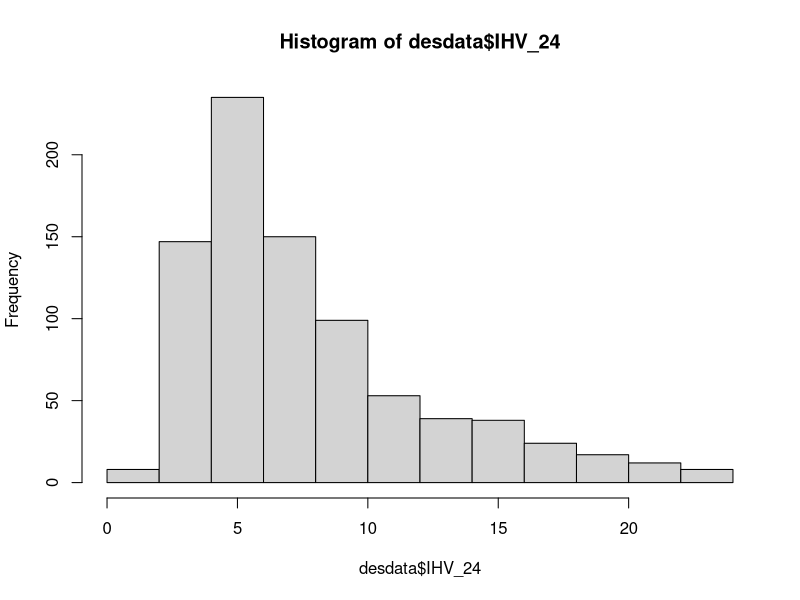
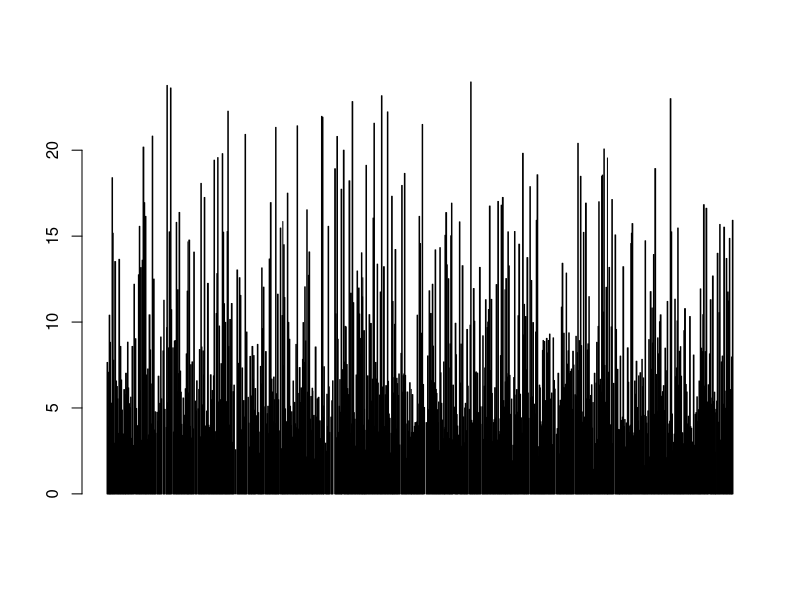
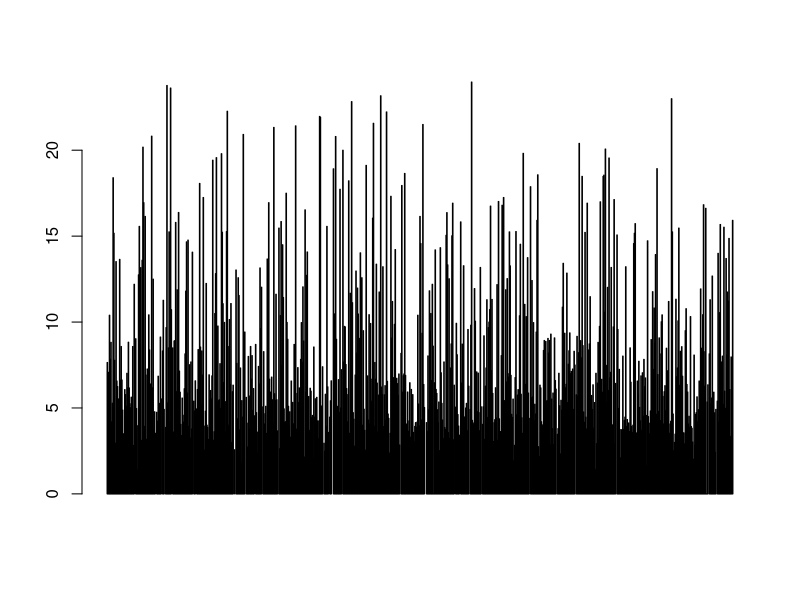
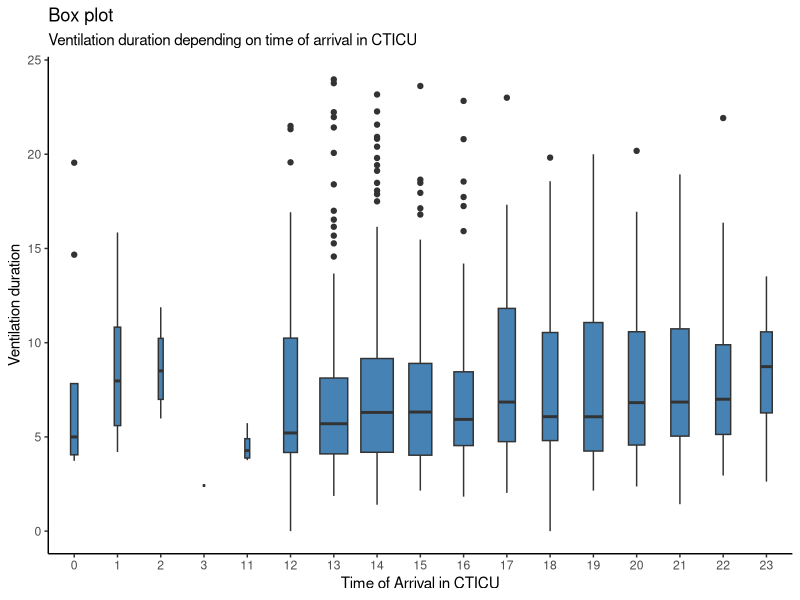
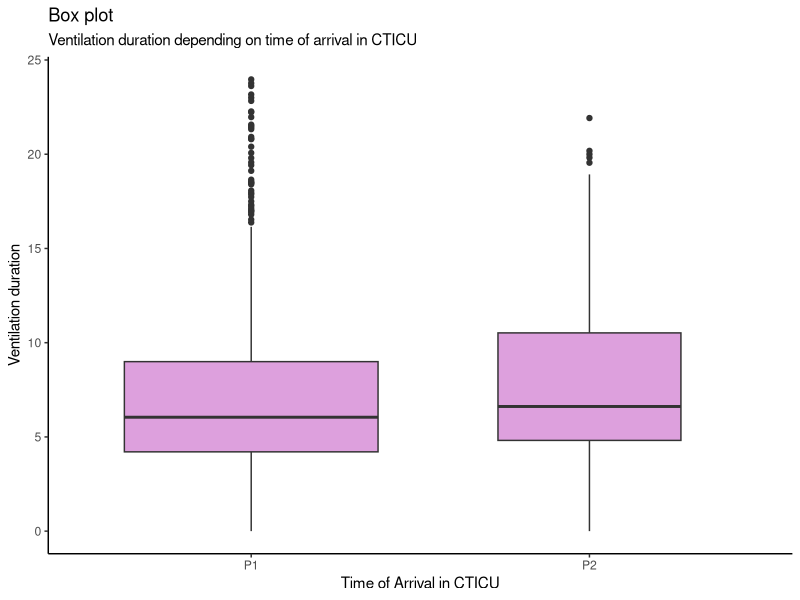
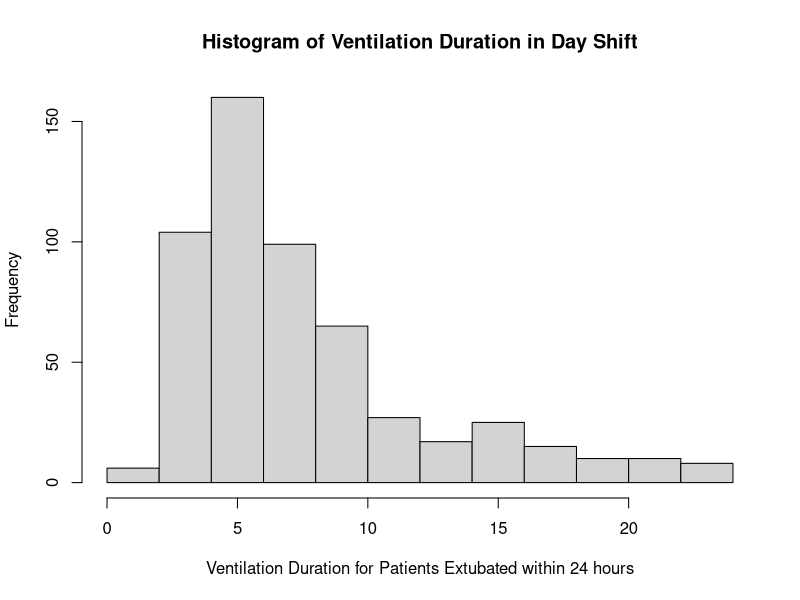
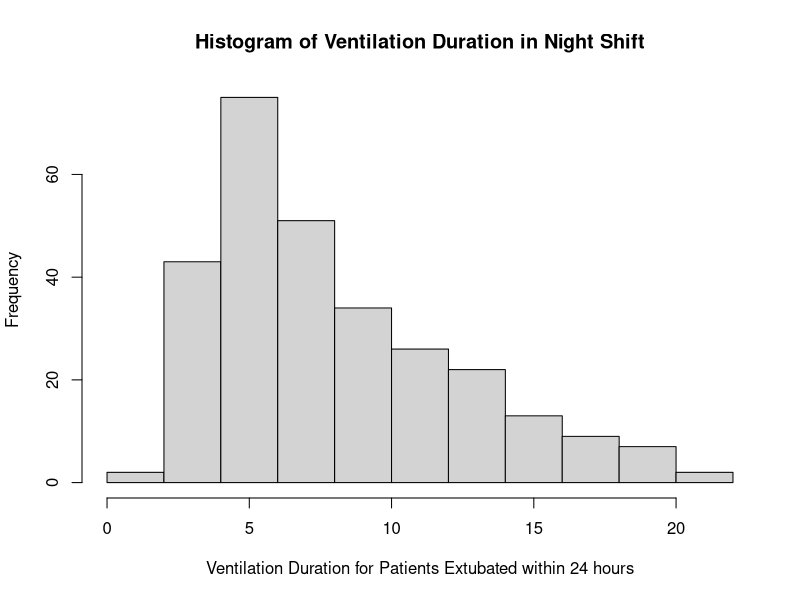
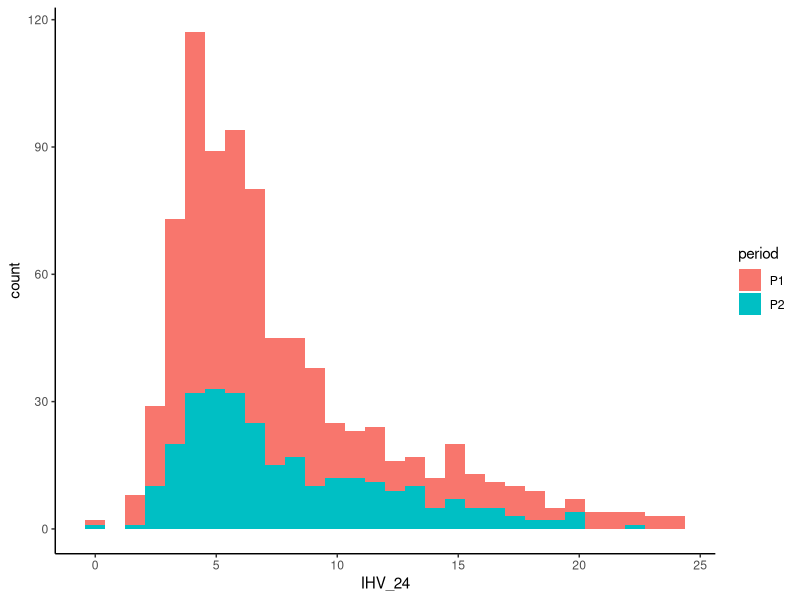

These figures' R source, in order:
## ---- chunk 1
library(tidyverse)
library(readxl)
## ---- chunk 2
olddata <- read_excel("data/Master worksheet CTICU extubation times .xls", 
    sheet = "Master data", col_types = c("numeric", 
        "numeric", "text", "date", "date", 
        "date", "date", "text", "text", "numeric", 
        "numeric", "numeric", "numeric", 
        "text", "text", "text", "text", "text", 
        "text", "text", "text", "numeric", 
        "numeric", "numeric", "text", "text", 
        "text", "text", "text", "text", "text", 
        "text", "text", "text", "text", "text", 
        "numeric", "text", "numeric", "text", 
        "numeric", "numeric", "text", "text", 
        "text", "text", "date", "date", 
        "date", "date", "date", 
        "text", "numeric", "text", "numeric", 
        "numeric", "text", "numeric", "text", 
        "text", "numeric", "numeric", "text", 
        "text", "text", "text", "text", "numeric", 
        "numeric", "numeric", "numeric", 
        "numeric", "numeric", "numeric"))
## ---- chunk 3

rawdata <-  read_excel("data/new master data file 3 14 2019.xlsx", 
    col_types = c("text", "text", "date", 
        "date", "date", "numeric", "text", 
        "text", "numeric", "numeric", "numeric", 
        "numeric", "text", "text", "text", 
        "text", "text", "text", "text", "text", 
        "numeric", "numeric", "numeric", 
        "text", "text", "text", "text", "text", 
        "text", "text", "text", "text", "text", 
        "text", "text", "numeric", "text", 
        "numeric", "text", "numeric", "numeric", 
        "text", "text", "text", "text", "text", 
        "numeric", "text", "numeric", "date", 
        "date", "date", "date", 
        "date", "text", "numeric", "text", 
        "numeric", "numeric", "text", "numeric", 
        "text", "text", "numeric", "numeric", 
        "text", "text", "text", "text", "text", 
        "numeric", "numeric", "numeric", 
        "numeric", "numeric", "numeric", 
        "numeric", "text", "numeric", "numeric", 
        "numeric", "numeric", "numeric", 
        "numeric", "numeric", "text", "numeric"))


## ---- chunk 4
desdata <- rawdata %>% 
  separate("Surgery duration", into = c("Sdate", "Stime"), sep= " ") %>%
  separate("OR Exit Date And Time", into = c("OREdate", "OREtime"), sep= " ") %>%
  separate("OREtime", into = c("OREhour", "OREmin","OREsec"), sep= ":") %>%
  separate("Stime", into = c("Shour","Smin","Ssec"), sep= ":") %>% 
  mutate (Shour=as.numeric(Shour), Smin=as.numeric(Smin), Stime = Shour+ (Smin/60),
          OREhour = as.numeric(OREhour) ,
          period = ifelse (OREhour <18 & OREhour >=7,  "P1", "P2"),
          Ethnicity = NA,
          Reintub = coalesce(`Re-intubated During Hospital Stay`, `Postop Intubation/Reintubation During Hospital Stay`),
          Mor_disc = coalesce(`Mort-DC Status`,`Discharge / Mortality Status`)
          
          ) %>%

  rename(age = "Patient Age", 
         sex = "Sex", 
         BMI = "BMI", 
         PMM = "Predicted Morbidity or Mortality", 
         PRM = "Predicted Risk of Mortality", 
         PPV = "Predicted Prolonged Ventilation", 
         Reop = "Incidence",
         Urgent = "Status",
         Sug_Dur = "Stime",
         Pri_MI = "Prior MI",
         HF_w2w = "Heart Failure within 2 weeks",
         NYHA = "Classification-NYHA",
         smoker = "RF-Tobacco Use",
         lung = "RF-Chronic Lung Disease",
         PFT = "RF-Pulmonary Function Test",
         FEV = "RF-Forced Expiratory Volume Predicted",
         DLCOT = "DLCO Test Performed",
         DLCO = "DLCO Predicted",
         RFD = "RF-Renal Fail-Dialysis",
         PAD = "RF-Peripheral Arterial Disease",
         #Main outcome
         IHV = "Initial Hours Ventilated",
         #Secondary outcome
         Post_pneu = "Post-Op-Pulm-Pneumonia", 
         Post_throm = "Post-Op-Venous Thromboembolism-VTE",
         Post_stroke = "Post-Op-Neuro-Stroke Perm"  ,
         Re_ICU = "Readmission to ICU" ,
         Hos_LOS = "LOS-Admit-Discharge" , 
         ICU_LOS = "Total Hrs ICU",
         #Post-operative blood product transfusion 
         POBPT = "Blood Prod" ,                                        
         #Total blood transfusion units
         TBU = "Total units (all blood products)",      
         XCT = "Cross Clamp Time (min)",                             
         CPBT = "Cardiopulmonary Bypass Time"                        
         ) %>% 
  select(age,
       sex,
       Ethnicity,
       BMI, 
       PMM , 
       PRM , 
       PPV,
       Reop ,
       Urgent ,
       Sug_Dur ,
       Pri_MI ,
       HF_w2w ,
       NYHA ,
       smoker,
       lung,
       PFT,
       FEV,
       DLCOT ,
       DLCO,
       RFD ,
       PAD,
       OREhour,
       IHV,
       period,
       # secondary outcome
       Reintub, 
       Post_pneu, 
       Post_throm ,
       Post_stroke ,
       Re_ICU , 
       Hos_LOS, 
       ICU_LOS, 
       Mor_disc,
       # new variables added by new dataset 
       POBPT,
       TBU,
       XCT,
       CPBT
       ) %>% 
  mutate(IHV_24 = IHV)

        


# combine ethnicity

desdata$Ethnicity[rawdata$`Race - White` == "Yes"] = "White"
desdata$Ethnicity[rawdata$`Race - Black / African American` == "Yes"] = "Black"
desdata$Ethnicity[rawdata$`Race - Asian` == "Yes"] = "Asian"
desdata$Ethnicity[rawdata$`Race - American Indian / Alaskan Native` == "Yes"] = "American Indian"
desdata$Ethnicity[rawdata$`Race - Native Hawaiian / Pacific Islander` == "Yes"] = "Hawaiian"
desdata$Ethnicity[rawdata$`Race - Other` == "Yes"] = "Other"
desdata$Ethnicity[rawdata$`Race Documented` == "No"] = "No document"
## ---- chunk 5
desdata <- desdata %>% mutate( IHV_24 = IHV)
desdata$IHV_24[desdata$IHV>24] = NA 

glmdata <- desdata
## ---- chunk 6
names(rawdata)
names(olddata)
names(desdata)
## ---- chunk 7
#desdata$sex[desdata$sex == "Not documented"] <- NA
length(desdata$sex)
sum(is.na(desdata$sex))
sum(is.na(desdata$sex)) / length(desdata$sex)
table(desdata$sex)

#table(desdata$sex) / length(desdata$sex)
paste(round(100*(table(desdata$sex) / 861), 2), "%", sep="")

length(desdata$sex[desdata$period == "P1"])
length(desdata$sex[desdata$period == "P2"])

sum(is.na(desdata$sex[desdata$period == "P1"]))
sum(is.na(desdata$sex[desdata$period == "P2"]))

table(desdata$sex[desdata$period == "P1"]) 
table(desdata$sex[desdata$period == "P2"]) 

#table(desdata$sex[desdata$period == "P1"]) / length(desdata$sex[desdata$period == "P1"])
paste(round(100*(table(desdata$sex[desdata$period == "P1"]) / length(desdata$sex[desdata$period == "P1"])), 2), "%", sep="")

#table(desdata$sex[desdata$period == "P2"]) / length(desdata$sex[desdata$period == "P2"])
paste(round(100*(table(desdata$sex[desdata$period == "P2"]) / length(desdata$sex[desdata$period == "P2"])), 2), "%", sep="")
chisq.test(desdata$sex,desdata$period, correct = FALSE)

## ---- chunk 8
glmdata$Ethnicity[glmdata$Ethnicity == "No document"] <- NA
glmdata$Ethnicity <- as.factor(glmdata$Ethnicity) %>%
  relevel(glmdata$Ethnicity, ref="White")

length(glmdata$Ethnicity)
sum(is.na(glmdata$Ethnicity))
sum(is.na(glmdata$Ethnicity)) / length(glmdata$Ethnicity)
table(glmdata$Ethnicity)

#table(glmdata$Ethnicity) / length(glmdata$Ethnicity)
paste(round(100*(table(glmdata$Ethnicity) / 861), 2), "%", sep="")

length(glmdata$Ethnicity[glmdata$period == "P1"])
length(glmdata$Ethnicity[glmdata$period == "P2"])

sum(is.na(glmdata$Ethnicity[glmdata$period == "P1"]))
sum(is.na(glmdata$Ethnicity[glmdata$period == "P2"]))

table(glmdata$Ethnicity[glmdata$period == "P1"]) 
table(glmdata$Ethnicity[glmdata$period == "P2"]) 

#table(glmdata$Ethnicity[glmdata$period == "P1"]) / length(glmdata$Ethnicity[glmdata$period == "P1"])
paste(round(100*(table(glmdata$Ethnicity[glmdata$period == "P1"]) / length(glmdata$Ethnicity[glmdata$period == "P1"])), 2), "%", sep="")

#table(glmdata$Ethnicity[glmdata$period == "P2"]) / length(glmdata$Ethnicity[glmdata$period == "P2"])
paste(round(100*(table(glmdata$Ethnicity[glmdata$period == "P2"]) / length(glmdata$Ethnicity[glmdata$period == "P2"])), 2), "%", sep="")


chisq.test(glmdata$Ethnicity,glmdata$period, correct = FALSE)
## ---- chunk 9
glmdata <- glmdata %>% 
  mutate(Reop = ifelse(Reop == "First cardiovascular surgery", "Yes", "No"))

length(glmdata$Reop)
sum(is.na(glmdata$Reop))
sum(is.na(glmdata$Reop)) / length(glmdata$Reop)
table(glmdata$Reop)

#table(glmdata$Reop) / length(glmdata$Reop)
paste(round(100*(table(glmdata$Reop) / (length(na.omit(glmdata$Reop)))), 2), "%", sep="")

length(na.omit(glmdata$Reop[glmdata$period == "P1"]))
length(na.omit(glmdata$Reop[glmdata$period == "P2"]))

sum(is.na(glmdata$Reop[glmdata$period == "P1"]))
sum(is.na(glmdata$Reop[glmdata$period == "P2"]))

table(glmdata$Reop[glmdata$period == "P1"]) 
table(glmdata$Reop[glmdata$period == "P2"]) 

#table(glmdata$Reop[glmdata$period == "P1"]) / length(glmdata$Reop[glmdata$period == "P1"])
paste(round(100*(table(glmdata$Reop[glmdata$period == "P1"]) / length(na.omit(glmdata$Reop[glmdata$period == "P1"]))), 2), "%", sep="")

#table(glmdata$Reop[glmdata$period == "P2"]) / length(glmdata$Reop[glmdata$period == "P2"])
paste(round(100*(table(glmdata$Reop[glmdata$period == "P2"]) / length(na.omit(glmdata$Reop[glmdata$period == "P2"]))), 2), "%", sep="")



fisher.test(glmdata$Reop,glmdata$period)
## ---- chunk 10
#desdata$Urgent[desdata$Urgent == "Not documented"] <- NA
length(desdata$Urgent)
sum(is.na(desdata$Urgent))
sum(is.na(desdata$Urgent)) / length(desdata$Urgent)
table(desdata$Urgent)

#table(desdata$Urgent) / length(desdata$Urgent)
paste(round(100*(table(desdata$Urgent) / 861), 2), "%", sep="")

length(desdata$Urgent[desdata$period == "P1"])
length(desdata$Urgent[desdata$period == "P2"])

sum(is.na(desdata$Urgent[desdata$period == "P1"]))
sum(is.na(desdata$Urgent[desdata$period == "P2"]))

table(desdata$Urgent[desdata$period == "P1"]) 
table(desdata$Urgent[desdata$period == "P2"]) 

#table(desdata$Urgent[desdata$period == "P1"]) / length(desdata$Urgent[desdata$period == "P1"])
paste(round(100*(table(desdata$Urgent[desdata$period == "P1"]) / length(desdata$Urgent[desdata$period == "P1"])), 2), "%", sep="")

#table(desdata$Urgent[desdata$period == "P2"]) / length(desdata$Urgent[desdata$period == "P2"])
paste(round(100*(table(desdata$Urgent[desdata$period == "P2"]) / length(desdata$Urgent[desdata$period == "P2"])), 2), "%", sep="")


chisq.test(desdata$Urgent,desdata$period, correct = FALSE)
## ---- chunk 11
glmdata$Pri_MI[glmdata$Pri_MI == "Unknown"] <- NA
length(glmdata$Pri_MI)
sum(is.na(glmdata$Pri_MI))
sum(is.na(glmdata$Pri_MI)) / length(glmdata$Pri_MI)
table(glmdata$Pri_MI)

#table(glmdata$Pri_MI) / length(glmdata$Pri_MI)
paste(round(100*(table(glmdata$Pri_MI) / (length(na.omit(glmdata$Pri_MI)))), 2), "%", sep="")

length(na.omit(glmdata$Pri_MI[glmdata$period == "P1"]))
length(na.omit(glmdata$Pri_MI[glmdata$period == "P2"]))

sum(is.na(glmdata$Pri_MI[glmdata$period == "P1"]))
sum(is.na(glmdata$Pri_MI[glmdata$period == "P2"]))

table(glmdata$Pri_MI[glmdata$period == "P1"]) 
table(glmdata$Pri_MI[glmdata$period == "P2"]) 

#table(glmdata$Pri_MI[glmdata$period == "P1"]) / length(glmdata$Pri_MI[glmdata$period == "P1"])
paste(round(100*(table(glmdata$Pri_MI[glmdata$period == "P1"]) / length(na.omit(glmdata$Pri_MI[glmdata$period == "P1"]))), 2), "%", sep="")

#table(glmdata$Pri_MI[glmdata$period == "P2"]) / length(glmdata$Pri_MI[glmdata$period == "P2"])
paste(round(100*(table(glmdata$Pri_MI[glmdata$period == "P2"]) / length(na.omit(glmdata$Pri_MI[glmdata$period == "P2"]))), 2), "%", sep="")

chisq.test(glmdata$Pri_MI,glmdata$period, correct = FALSE)
## ---- chunk 12
glmdata$HF_w2w[desdata$HF_w2w == "Unknown"] <- NA
length(desdata$HF_w2w)
sum(is.na(desdata$HF_w2w))
sum(is.na(desdata$HF_w2w)) / length(desdata$HF_w2w)
table(desdata$HF_w2w)

#table(desdata$HF_w2w) / length(desdata$HF_w2w)
paste(round(100*(table(desdata$HF_w2w) / 861), 2), "%", sep="")

length(desdata$HF_w2w[desdata$period == "P1"])
length(desdata$HF_w2w[desdata$period == "P2"])

sum(is.na(desdata$HF_w2w[desdata$period == "P1"]))
sum(is.na(desdata$HF_w2w[desdata$period == "P2"]))

table(desdata$HF_w2w[desdata$period == "P1"]) 
table(desdata$HF_w2w[desdata$period == "P2"]) 

#table(desdata$HF_w2w[desdata$period == "P1"]) / length(desdata$HF_w2w[desdata$period == "P1"])
paste(round(100*(table(desdata$HF_w2w[desdata$period == "P1"]) / length(desdata$HF_w2w[desdata$period == "P1"])), 2), "%", sep="")

#table(desdata$HF_w2w[desdata$period == "P2"]) / length(desdata$HF_w2w[desdata$period == "P2"])
paste(round(100*(table(desdata$HF_w2w[desdata$period == "P2"]) / length(desdata$HF_w2w[desdata$period == "P2"])), 2), "%", sep="")
chisq.test(desdata$HF_w2w,desdata$period, correct = FALSE)
## ---- chunk 13
#desdata$NYHA[desdata$NYHA == "Not documented"] <- NA
length(desdata$NYHA)
sum(is.na(desdata$NYHA))
sum(is.na(desdata$NYHA)) / length(desdata$NYHA)
table(desdata$NYHA)

#table(desdata$NYHA) / length(desdata$NYHA)
paste(round(100*(table(desdata$NYHA) / 861), 2), "%", sep="")

length(desdata$NYHA[desdata$period == "P1"])
length(desdata$NYHA[desdata$period == "P2"])

sum(is.na(desdata$NYHA[desdata$period == "P1"]))
sum(is.na(desdata$NYHA[desdata$period == "P2"]))

table(desdata$NYHA[desdata$period == "P1"]) 
table(desdata$NYHA[desdata$period == "P2"]) 

#table(desdata$NYHA[desdata$period == "P1"]) / length(desdata$NYHA[desdata$period == "P1"])
paste(round(100*(table(desdata$NYHA[desdata$period == "P1"]) / length(desdata$NYHA[desdata$period == "P1"])), 2), "%", sep="")

#table(desdata$NYHA[desdata$period == "P2"]) / length(desdata$NYHA[desdata$period == "P2"])
paste(round(100*(table(desdata$NYHA[desdata$period == "P2"]) / length(desdata$NYHA[desdata$period == "P2"])), 2), "%", sep="")

## ---- chunk 14
glmdata$smoker <- "Yes"
glmdata$smoker[desdata$smoker == "Smoking status unknown"] <- NA
glmdata$smoker[desdata$smoker == "Never smoker"] <- "No"
length(glmdata$smoker)
sum(is.na(glmdata$smoker))
sum(is.na(glmdata$smoker)) / length(glmdata$smoker)
table(glmdata$smoker)

#table(glmdata$smoker) / length(glmdata$smoker)
paste(round(100*(table(glmdata$smoker) / (length(na.omit(glmdata$smoker)))), 2), "%", sep="")

length(na.omit(glmdata$smoker[glmdata$period == "P1"]))
length(na.omit(glmdata$smoker[glmdata$period == "P2"]))

sum(is.na(glmdata$smoker[glmdata$period == "P1"]))
sum(is.na(glmdata$smoker[glmdata$period == "P2"]))

table(glmdata$smoker[glmdata$period == "P1"]) 
table(glmdata$smoker[glmdata$period == "P2"]) 

#table(glmdata$smoker[glmdata$period == "P1"]) / length(glmdata$smoker[glmdata$period == "P1"])
paste(round(100*(table(glmdata$smoker[glmdata$period == "P1"]) / length(na.omit(glmdata$smoker[glmdata$period == "P1"]))), 2), "%", sep="")

#table(glmdata$smoker[glmdata$period == "P2"]) / length(glmdata$smoker[glmdata$period == "P2"])
paste(round(100*(table(glmdata$smoker[glmdata$period == "P2"]) / length(na.omit(glmdata$smoker[glmdata$period == "P2"]))), 2), "%", sep="")

chisq.test(glmdata$smoker,glmdata$period, correct = FALSE)
## ---- chunk 15

glmdata$lung <- "Yes"
glmdata$lung[desdata$lung == "No"] <- "No"
glmdata$lung[desdata$lung == "Unknown"] <- NA

length(glmdata$lung)
sum(is.na(glmdata$lung))
sum(is.na(glmdata$lung)) / length(glmdata$lung)
table(glmdata$lung)

#table(glmdata$lung) / length(glmdata$lung)
paste(round(100*(table(glmdata$lung) / 861), 2), "%", sep="")

length(glmdata$lung[glmdata$period == "P1"])
length(glmdata$lung[glmdata$period == "P2"])

sum(is.na(glmdata$lung[glmdata$period == "P1"]))
sum(is.na(glmdata$lung[glmdata$period == "P2"]))

table(glmdata$lung[glmdata$period == "P1"]) 
table(glmdata$lung[glmdata$period == "P2"]) 

#table(glmdata$lung[glmdata$period == "P1"]) / length(glmdata$lung[glmdata$period == "P1"])
paste(round(100*(table(glmdata$lung[glmdata$period == "P1"]) / length(glmdata$lung[glmdata$period == "P1"])), 2), "%", sep="")

#table(glmdata$lung[glmdata$period == "P2"]) / length(glmdata$lung[glmdata$period == "P2"])
paste(round(100*(table(glmdata$lung[glmdata$period == "P2"]) / length(glmdata$lung[glmdata$period == "P2"])), 2), "%", sep="")

chisq.test(glmdata$lung,glmdata$period, correct = FALSE)
## ---- chunk 16


glmdata$PFT[desdata$PFT == "Unknown"] <- NA

length(glmdata$PFT)
sum(is.na(glmdata$PFT))
sum(is.na(glmdata$PFT)) / length(glmdata$PFT)
table(glmdata$PFT)

#table(glmdata$PFT) / length(glmdata$PFT)
paste(round(100*(table(glmdata$PFT) / 861), 2), "%", sep="")

length(glmdata$PFT[glmdata$period == "P1"])
length(glmdata$PFT[glmdata$period == "P2"])

sum(is.na(glmdata$PFT[glmdata$period == "P1"]))
sum(is.na(glmdata$PFT[glmdata$period == "P2"]))

table(glmdata$PFT[glmdata$period == "P1"]) 
table(glmdata$PFT[glmdata$period == "P2"]) 

#table(glmdata$PFT[glmdata$period == "P1"]) / length(glmdata$PFT[glmdata$period == "P1"])
paste(round(100*(table(glmdata$PFT[glmdata$period == "P1"]) / length(glmdata$PFT[glmdata$period == "P1"])), 2), "%", sep="")

#table(glmdata$PFT[glmdata$period == "P2"]) / length(glmdata$PFT[glmdata$period == "P2"])
paste(round(100*(table(glmdata$PFT[glmdata$period == "P2"]) / length(glmdata$PFT[glmdata$period == "P2"])), 2), "%", sep="")

chisq.test(glmdata$PFT,glmdata$period, correct = FALSE)
## ---- chunk 17
#desdata$DLCOT[desdata$DLCOT == "Not documented"] <- NA
length(desdata$DLCOT)
sum(is.na(desdata$DLCOT))
sum(is.na(desdata$DLCOT)) / length(desdata$DLCOT)
table(desdata$DLCOT)

#table(desdata$DLCOT) / length(desdata$DLCOT)
paste(round(100*(table(desdata$DLCOT) / 861), 2), "%", sep="")

length(desdata$DLCOT[desdata$period == "P1"])
length(desdata$DLCOT[desdata$period == "P2"])

sum(is.na(desdata$DLCOT[desdata$period == "P1"]))
sum(is.na(desdata$DLCOT[desdata$period == "P2"]))

table(desdata$DLCOT[desdata$period == "P1"]) 
table(desdata$DLCOT[desdata$period == "P2"]) 

#table(desdata$DLCOT[desdata$period == "P1"]) / length(desdata$DLCOT[desdata$period == "P1"])
paste(round(100*(table(desdata$DLCOT[desdata$period == "P1"]) / length(desdata$DLCOT[desdata$period == "P1"])), 2), "%", sep="")

#table(desdata$DLCOT[desdata$period == "P2"]) / length(desdata$DLCOT[desdata$period == "P2"])
paste(round(100*(table(desdata$DLCOT[desdata$period == "P2"]) / length(desdata$DLCOT[desdata$period == "P2"])), 2), "%", sep="")
## ---- chunk 18


glmdata$RFD[desdata$RFD == "Unknown"] <- NA

length(glmdata$RFD)
sum(is.na(glmdata$RFD))
sum(is.na(glmdata$RFD)) / length(glmdata$RFD)
table(glmdata$RFD)

#table(glmdata$RFD) / length(glmdata$RFD)
paste(round(100*(table(glmdata$RFD) / 861), 2), "%", sep="")

length(glmdata$RFD[glmdata$period == "P1"])
length(glmdata$RFD[glmdata$period == "P2"])

sum(is.na(glmdata$RFD[glmdata$period == "P1"]))
sum(is.na(glmdata$RFD[glmdata$period == "P2"]))

table(glmdata$RFD[glmdata$period == "P1"]) 
table(glmdata$RFD[glmdata$period == "P2"]) 

#table(glmdata$RFD[glmdata$period == "P1"]) / length(glmdata$RFD[glmdata$period == "P1"])
paste(round(100*(table(glmdata$RFD[glmdata$period == "P1"]) / length(glmdata$RFD[glmdata$period == "P1"])), 2), "%", sep="")

#table(glmdata$RFD[glmdata$period == "P2"]) / length(glmdata$RFD[glmdata$period == "P2"])
paste(round(100*(table(glmdata$RFD[glmdata$period == "P2"]) / length(glmdata$RFD[glmdata$period == "P2"])), 2), "%", sep="")

chisq.test(glmdata$RFD,glmdata$period, correct = FALSE)
## ---- chunk 19
#desdata$PAD[desdata$PAD == "Not documented"] <- NA
length(desdata$PAD)
sum(is.na(desdata$PAD))
sum(is.na(desdata$PAD)) / length(desdata$PAD)
table(desdata$PAD)

#table(desdata$PAD) / length(desdata$PAD)
paste(round(100*(table(desdata$PAD) / 861), 2), "%", sep="")

length(desdata$PAD[desdata$period == "P1"])
length(desdata$PAD[desdata$period == "P2"])

sum(is.na(desdata$PAD[desdata$period == "P1"]))
sum(is.na(desdata$PAD[desdata$period == "P2"]))

table(desdata$PAD[desdata$period == "P1"]) 
table(desdata$PAD[desdata$period == "P2"]) 

#table(desdata$PAD[desdata$period == "P1"]) / length(desdata$PAD[desdata$period == "P1"])
paste(round(100*(table(desdata$PAD[desdata$period == "P1"]) / length(desdata$PAD[desdata$period == "P1"])), 2), "%", sep="")

#table(desdata$PAD[desdata$period == "P2"]) / length(desdata$PAD[desdata$period == "P2"])
paste(round(100*(table(desdata$PAD[desdata$period == "P2"]) / length(desdata$PAD[desdata$period == "P2"])), 2), "%", sep="")

chisq.test(glmdata$PAD,glmdata$period, correct = FALSE)
## ---- chunk 20




length(glmdata$POBPT )
sum(is.na(glmdata$POBPT ))
sum(is.na(glmdata$POBPT )) / length(glmdata$POBPT )
table(glmdata$POBPT )

#table(glmdata$POBPT ) / length(glmdata$POBPT )
paste(round(100*(table(glmdata$POBPT ) / (length(na.omit(glmdata$POBPT )))), 2), "%", sep="")

length(na.omit(glmdata$POBPT [glmdata$period == "P1"]))
length(na.omit(glmdata$POBPT [glmdata$period == "P2"]))

sum(is.na(glmdata$POBPT [glmdata$period == "P1"]))
sum(is.na(glmdata$POBPT [glmdata$period == "P2"]))

table(glmdata$POBPT [glmdata$period == "P1"]) 
table(glmdata$POBPT [glmdata$period == "P2"]) 

#table(glmdata$POBPT [glmdata$period == "P1"]) / length(glmdata$POBPT [glmdata$period == "P1"])
paste(round(100*(table(glmdata$POBPT [glmdata$period == "P1"]) / length(na.omit(glmdata$POBPT [glmdata$period == "P1"]))), 2), "%", sep="")

#table(glmdata$POBPT [glmdata$period == "P2"]) / length(glmdata$POBPT [glmdata$period == "P2"])
paste(round(100*(table(glmdata$POBPT [glmdata$period == "P2"]) / length(na.omit(glmdata$POBPT [glmdata$period == "P2"]))), 2), "%", sep="")

chisq.test(glmdata$POBPT ,glmdata$period, correct = FALSE)

## ---- chunk 21
desdata$age[desdata$period == "P1"] %>% na.omit() %>% length()
summary(desdata$age[desdata$period == "P1"])
desdata$age[desdata$period == "P1"] %>% na.omit() %>% sd()
desdata$age[desdata$period == "P2"] %>% na.omit() %>% length()
summary(desdata$age[desdata$period == "P2"])
desdata$age[desdata$period == "P2"] %>% na.omit() %>% sd()
desdata$age %>% na.omit() %>% length()
summary(desdata$age)
desdata$age %>% na.omit() %>% sd()
## ---- chunk 22
var.test(desdata$age[desdata$period == "P2"], desdata$age[desdata$period == "P1"])
t.test(x= desdata$age[desdata$period == "P1"], y = desdata$age[desdata$period == "P2"], paired = FALSE, var.equal = TRUE, conf.level = 0.95)
## ---- chunk 23
desdata$PMM[desdata$period == "P1"] %>% na.omit() %>% length()
summary(desdata$PMM[desdata$period == "P1"])
desdata$PMM[desdata$period == "P1"] %>% na.omit() %>% sd()
desdata$PMM[desdata$period == "P2"] %>% na.omit() %>% length()
summary(desdata$PMM[desdata$period == "P2"])
desdata$PMM[desdata$period == "P2"] %>% na.omit() %>% sd()
desdata$PMM %>% na.omit() %>% length()
summary(desdata$PMM)
desdata$PMM %>% na.omit() %>% sd()
## ---- chunk 24
var.test(desdata$PMM[desdata$period == "P2"], desdata$PMM[desdata$period == "P1"])
t.test(x= desdata$PMM[desdata$period == "P1"], y = desdata$PMM[desdata$period == "P2"], paired = FALSE, var.equal = FALSE, conf.level = 0.95)
## ---- chunk 25
desdata$PRM[desdata$period == "P1"] %>% na.omit() %>% length()
summary(desdata$PRM[desdata$period == "P1"])
desdata$PRM[desdata$period == "P1"] %>% na.omit() %>% sd()
desdata$PRM[desdata$period == "P2"] %>% na.omit() %>% length()
summary(desdata$PRM[desdata$period == "P2"])
desdata$PRM[desdata$period == "P2"] %>% na.omit() %>% sd()
desdata$PRM %>% na.omit() %>% length()
summary(desdata$PRM)
desdata$PRM %>% na.omit() %>% sd()
## ---- chunk 26
var.test(desdata$PRM[desdata$period == "P2"], desdata$PRM[desdata$period == "P1"])
t.test(x= desdata$PRM[desdata$period == "P1"], y = desdata$PRM[desdata$period == "P2"], paired = FALSE, var.equal = TRUE, conf.level = 0.95)
## ---- chunk 27
desdata$PPV[desdata$period == "P1"] %>% na.omit() %>% length()
summary(desdata$PPV[desdata$period == "P1"])
desdata$PPV[desdata$period == "P1"] %>% na.omit() %>% sd()
desdata$PPV[desdata$period == "P2"] %>% na.omit() %>% length()
summary(desdata$PPV[desdata$period == "P2"])
desdata$PPV[desdata$period == "P2"] %>% na.omit() %>% sd()
desdata$PPV %>% na.omit() %>% length()
summary(desdata$PPV)
desdata$PPV %>% na.omit() %>% sd()
## ---- chunk 28
var.test(desdata$PPV[desdata$period == "P2"], desdata$PPV[desdata$period == "P1"])
t.test(x= desdata$PPV[desdata$period == "P1"], y = desdata$PPV[desdata$period == "P2"], paired = FALSE, var.equal = TRUE, conf.level = 0.95)
## ---- chunk 29
desdata$Sug_Dur[desdata$period == "P1"] %>% na.omit() %>% length()
summary(desdata$Sug_Dur[desdata$period == "P1"])
desdata$Sug_Dur[desdata$period == "P1"] %>% na.omit() %>% sd()
desdata$Sug_Dur[desdata$period == "P2"] %>% na.omit() %>% length()
summary(desdata$Sug_Dur[desdata$period == "P2"])
desdata$Sug_Dur[desdata$period == "P2"] %>% na.omit() %>% sd()
desdata$Sug_Dur %>% na.omit() %>% length()
summary(desdata$Sug_Dur)
desdata$Sug_Dur %>% na.omit() %>% sd()
## ---- chunk 30
var.test(desdata$Sug_Dur[desdata$period == "P2"], desdata$Sug_Dur[desdata$period == "P1"])
t.test(x= desdata$Sug_Dur[desdata$period == "P1"], y = desdata$Sug_Dur[desdata$period == "P2"], paired = FALSE, var.equal = FALSE, conf.level = 0.95)
## ---- chunk 31
desdata$FEV[desdata$period == "P1"] %>% na.omit() %>% length()
summary(desdata$FEV[desdata$period == "P1"])
desdata$FEV[desdata$period == "P1"] %>% na.omit() %>% sd()
desdata$FEV[desdata$period == "P2"] %>% na.omit() %>% length()
summary(desdata$FEV[desdata$period == "P2"])
desdata$FEV[desdata$period == "P2"] %>% na.omit() %>% sd()
desdata$FEV %>% na.omit() %>% length()
summary(desdata$FEV)
desdata$FEV %>% na.omit() %>% sd()
## ---- chunk 32
var.test(desdata$FEV[desdata$period == "P2"], desdata$FEV[desdata$period == "P1"])
t.test(x= desdata$FEV[desdata$period == "P1"], y = desdata$FEV[desdata$period == "P2"], paired = FALSE, var.equal = TRUE, conf.level = 0.95)
## ---- chunk 33
desdata$DLCO[desdata$period == "P1"] %>% na.omit() %>% length()
summary(desdata$DLCO[desdata$period == "P1"])
desdata$DLCO[desdata$period == "P1"] %>% na.omit() %>% sd()
desdata$DLCO[desdata$period == "P2"] %>% na.omit() %>% length()
summary(desdata$DLCO[desdata$period == "P2"])
desdata$DLCO[desdata$period == "P2"] %>% na.omit() %>% sd()
desdata$DLCO %>% na.omit() %>% length()
summary(desdata$DLCO)
desdata$DLCO %>% na.omit() %>% sd()
## ---- chunk 34
var.test(desdata$DLCO[desdata$period == "P2"], desdata$DLCO[desdata$period == "P1"])
t.test(x= desdata$DLCO[desdata$period == "P1"], y = desdata$DLCO[desdata$period == "P2"], paired = FALSE, var.equal = TRUE, conf.level = 0.95)
## ---- chunk 35
desdata$TBU[desdata$period == "P1"] %>% na.omit() %>% length()
summary(desdata$TBU[desdata$period == "P1"])
desdata$TBU[desdata$period == "P1"] %>% na.omit() %>% sd()
desdata$TBU[desdata$period == "P2"] %>% na.omit() %>% length()
summary(desdata$TBU[desdata$period == "P2"])
desdata$TBU[desdata$period == "P2"] %>% na.omit() %>% sd()
desdata$TBU %>% na.omit() %>% length()
summary(desdata$TBU)
desdata$TBU %>% na.omit() %>% sd()
## ---- chunk 36
var.test(desdata$TBU[desdata$period == "P2"], desdata$TBU[desdata$period == "P1"])
t.test(x= desdata$TBU[desdata$period == "P1"], y = desdata$TBU[desdata$period == "P2"], paired = FALSE, var.equal = TRUE, conf.level = 0.95)
## ---- chunk 37
desdata$XCT[desdata$period == "P1"] %>% na.omit() %>% length()
summary(desdata$XCT[desdata$period == "P1"])
desdata$XCT[desdata$period == "P1"] %>% na.omit() %>% sd()
desdata$XCT[desdata$period == "P2"] %>% na.omit() %>% length()
summary(desdata$XCT[desdata$period == "P2"])
desdata$XCT[desdata$period == "P2"] %>% na.omit() %>% sd()
desdata$XCT %>% na.omit() %>% length()
summary(desdata$XCT)
desdata$XCT %>% na.omit() %>% sd()
## ---- chunk 38
var.test(desdata$XCT[desdata$period == "P2"], desdata$XCT[desdata$period == "P1"])
t.test(x= desdata$XCT[desdata$period == "P1"], y = desdata$XCT[desdata$period == "P2"], paired = FALSE, var.equal = TRUE, conf.level = 0.95)
## ---- chunk 39
desdata$CPBT[desdata$period == "P1"] %>% na.omit() %>% length()
summary(desdata$CPBT[desdata$period == "P1"])
desdata$CPBT[desdata$period == "P1"] %>% na.omit() %>% sd()
desdata$CPBT[desdata$period == "P2"] %>% na.omit() %>% length()
summary(desdata$CPBT[desdata$period == "P2"])
desdata$CPBT[desdata$period == "P2"] %>% na.omit() %>% sd()
desdata$CPBT %>% na.omit() %>% length()
summary(desdata$CPBT)
desdata$CPBT %>% na.omit() %>% sd()
## ---- chunk 40
var.test(desdata$CPBT[desdata$period == "P2"], desdata$CPBT[desdata$period == "P1"])
t.test(x= desdata$CPBT[desdata$period == "P1"], y = desdata$CPBT[desdata$period == "P2"], paired = FALSE, var.equal = TRUE, conf.level = 0.95)
## ---- chunk 41
desdata$IHV[desdata$period == "P1"] %>% na.omit() %>% length()
summary(desdata$IHV[desdata$period == "P1"])
desdata$IHV[desdata$period == "P1"] %>% na.omit() %>% sd()
desdata$IHV[desdata$period == "P2"] %>% na.omit() %>% length()
summary(desdata$IHV[desdata$period == "P2"])
desdata$IHV[desdata$period == "P2"] %>% na.omit() %>% sd()
desdata$IHV %>% na.omit() %>% length()
summary(desdata$IHV)
desdata$IHV %>% na.omit() %>% sd()
## ---- chunk 42
var.test(desdata$IHV[desdata$period == "P2"], desdata$IHV[desdata$period == "P1"])
t.test(x= desdata$IHV[desdata$period == "P1"], y = desdata$IHV[desdata$period == "P2"], paired = FALSE, var.equal = FALSE, conf.level = 0.95)
## ---- chunk 43


desdata$IHV_24[desdata$period == "P1"] %>% na.omit() %>% length()
summary(desdata$IHV_24[desdata$period == "P1"])
desdata$IHV_24[desdata$period == "P1"] %>% na.omit() %>% sd()
desdata$IHV_24[desdata$period == "P2"] %>% na.omit() %>% length()
summary(desdata$IHV_24[desdata$period == "P2"])
desdata$IHV_24[desdata$period == "P2"] %>% na.omit() %>% sd()
desdata$IHV_24 %>% na.omit() %>% length()
summary(desdata$IHV_24)
desdata$IHV_24 %>% na.omit() %>% sd()
## ---- chunk 44
var.test(desdata$IHV_24[desdata$period == "P2"], desdata$IHV_24[desdata$period == "P1"])
t.test(x= desdata$IHV_24[desdata$period == "P1"], y = desdata$IHV_24[desdata$period == "P2"], paired = FALSE, var.equal = TRUE, conf.level = 0.95)
## ---- chunk 45

library(ggplot2)
theme_set(theme_classic())

hist(desdata$IHV_24, breaks = 12, plot = TRUE, freq = TRUE)

barplot(desdata$IHV_24,desdata$OREhour)
barplot(desdata$IHV_24)

desdata$OREhour <- as.factor(desdata$OREhour)
g <- ggplot(desdata, aes(desdata$OREhour, desdata$IHV_24))
g + geom_boxplot(varwidth=T, fill="steelblue") + 
    labs(title="Box plot", 
         subtitle="Ventilation duration depending on time of arrival in CTICU",
         x="Time of Arrival in CTICU",
         y="Ventilation duration" )

gg <- ggplot(desdata, aes(desdata$period, desdata$IHV_24))
gg + geom_boxplot(varwidth=T, fill="plum") + 
    labs(title="Box plot", 
         subtitle="Ventilation duration depending on time of arrival in CTICU",
         x="Time of Arrival in CTICU",
         y="Ventilation duration" )
## ---- chunk 46

par(mfrow=c(1,1))
hist(desdata$IHV_24[desdata$period == "P1"], main = "Histogram of Ventilation Duration in Day Shift", xlab = "Ventilation Duration for Patients Extubated within 24 hours")
hist(desdata$IHV_24[desdata$period == "P2"], main = "Histogram of Ventilation Duration in Night Shift", xlab = "Ventilation Duration for Patients Extubated within 24 hours")

## ---- chunk 47
g1 <- ggplot(desdata, aes(IHV_24, fill=period))

g1 + geom_histogram()

g1 + geom_histogram(position = ,
                   binwidth = 2, 
                   col="black", 
                   size=.1) +  # change binwidth
  labs(title="Histogram with Auto Binning", 
       subtitle="Engine Displacement across Vehicle Classes")  
## ---- chunk 48
data <- desdata %>% na.omit(IHV_24) %>% group_by()
library(scales)
 ggplot(data, aes(IHV_24)) + 
          geom_bar(aes(y = ..prop.., fill = factor(..x..)), stat="count") + 
          scale_y_continuous(labels=scales::percent) +
          ylab("relative frequencies") +
          facet_grid(~period)
         
## ---- chunk 49

 
  
glmdata$period <- as.factor(glmdata$period) %>% relevel(glmdata$period, ref = "P1")
simple_logistic_fit <- glm(formula= period ~ IHV_24, family = binomial(link = "logit"), 
    data = glmdata)
summary(simple_logistic_fit)
## ---- chunk 50
full_logistic_fit <- glm(formula= period ~ IHV_24+ age+Ethnicity +BMI +PMM +PRM + PPV+ Reop+Urgent +Sug_Dur +Pri_MI +smoker+lung+ PFT +RFD + PAD+ POBPT+ TBU+ XCT+ CPBT, family = binomial(link = "logit"), data = glmdata)
summary(full_logistic_fit)

## ---- chunk 51
back_logistic_fit_1 <- glm(formula= period ~ IHV_24+Ethnicity +BMI +PMM +PRM + PPV+ Reop+Urgent +Sug_Dur +Pri_MI +smoker+lung+ PFT +RFD + PAD+ POBPT+ TBU+ XCT+ CPBT, family = binomial(link = "logit"), data = glmdata)
summary(back_logistic_fit_1)
## ---- chunk 52
back_logistic_fit_2 <- glm(formula= period ~ IHV_24+Ethnicity +PMM +PRM + PPV+ Reop+Urgent +Sug_Dur +Pri_MI +smoker+lung+ PFT +RFD + PAD+ POBPT+ TBU+ XCT+ CPBT, family = binomial(link = "logit"), data = glmdata)
summary(back_logistic_fit_2)
## ---- chunk 53
back_logistic_fit_3 <- glm(formula= period ~ IHV_24+Ethnicity +PMM + PPV+ Reop+Urgent +Sug_Dur +Pri_MI +smoker+lung+ PFT +RFD + PAD+ POBPT+ TBU+ XCT+ CPBT, family = binomial(link = "logit"), data = glmdata)
summary(back_logistic_fit_3)
## ---- chunk 54
back_logistic_fit_4 <- glm(formula= period ~ IHV_24+Ethnicity +PMM + PPV+Urgent +Sug_Dur +Pri_MI +smoker+lung+ PFT +RFD + PAD+ POBPT+ TBU+ XCT+ CPBT, family = binomial(link = "logit"), data = glmdata)
summary(back_logistic_fit_4)
## ---- chunk 55
back_logistic_fit_5 <- glm(formula= period ~ IHV_24+Ethnicity +PMM + PPV +Sug_Dur +Pri_MI +smoker+lung+ PFT +RFD + PAD+ POBPT+ TBU+ XCT+ CPBT, family = binomial(link = "logit"), data = glmdata)
summary(back_logistic_fit_5)
## ---- chunk 56
back_logistic_fit_6 <- glm(formula= period ~ IHV_24+Ethnicity +PMM + PPV +Sug_Dur +Pri_MI +smoker+lung+ PFT +RFD + PAD+ POBPT+ XCT+ CPBT, family = binomial(link = "logit"), data = glmdata)
summary(back_logistic_fit_6)
## ---- chunk 57
back_logistic_fit_7 <- glm(formula= period ~ IHV_24+Ethnicity +PMM + PPV +Sug_Dur +Pri_MI +lung+ PFT +RFD + PAD+ POBPT+ XCT+ CPBT, family = binomial(link = "logit"), data = glmdata)
summary(back_logistic_fit_7)
## ---- chunk 58
back_logistic_fit_8 <- glm(formula= period ~ IHV_24+Ethnicity +PMM + PPV +Sug_Dur +Pri_MI +smoker+lung+ PFT  + PAD+ POBPT+ XCT+ CPBT, family = binomial(link = "logit"), data = glmdata)
summary(back_logistic_fit_8)
## ---- chunk 59
back_logistic_fit_9 <- glm(formula= period ~ IHV_24+Ethnicity +PMM + PPV +Sug_Dur +Pri_MI +smoker+lung+ PFT  + PAD+ XCT+ CPBT, family = binomial(link = "logit"), data = glmdata)
summary(back_logistic_fit_9)
## ---- chunk 60
back_logistic_fit_10 <- glm(formula= period ~ IHV_24+Ethnicity +PMM + PPV +Sug_Dur +Pri_MI +smoker+lung+ PFT + XCT+ CPBT, family = binomial(link = "logit"), data = glmdata)
summary(back_logistic_fit_10)
## ---- chunk 61
back_logistic_fit_11 <- glm(formula= period ~ IHV_24+Ethnicity +PMM + PPV +Sug_Dur +smoker+lung+ PFT + XCT+ CPBT, family = binomial(link = "logit"), data = glmdata)
summary(back_logistic_fit_11)
## ---- chunk 62
back_logistic_fit_12 <- glm(formula= period ~ IHV_24+Ethnicity +PMM + PPV +Sug_Dur +smoker+ PFT + XCT+ CPBT, family = binomial(link = "logit"), data = glmdata)
summary(back_logistic_fit_12)
## ---- chunk 63
back_logistic_fit_12 <- glm(formula= period ~ IHV_24+Ethnicity +PMM + PPV +Sug_Dur +smoker+ PFT + CPBT, family = binomial(link = "logit"), data = glmdata)
summary(back_logistic_fit_12)
## ---- chunk 64
back_logistic_fit_13 <- glm(formula= period ~ IHV_24+Ethnicity +PMM + PPV +Sug_Dur +smoker+ PFT , family = binomial(link = "logit"), data = glmdata)
summary(back_logistic_fit_13)
## ---- chunk 65
back_logistic_fit_14 <- glm(formula= period ~ IHV_24+Ethnicity +PMM  +Sug_Dur +smoker+ PFT , family = binomial(link = "logit"), data = glmdata)
summary(back_logistic_fit_14)
## ---- chunk 66
back_logistic_fit_15 <- glm(formula= period ~ IHV_24+Ethnicity   +Sug_Dur +smoker+ PFT , family = binomial(link = "logit"), data = glmdata)
summary(back_logistic_fit_15)
## ---- chunk 67
back_logistic_fit_16 <- glm(formula= period ~ IHV_24+Ethnicity +smoker+ PFT , family = binomial(link = "logit"), data = glmdata)
summary(back_logistic_fit_16)
## ---- chunk 68
final_logistic_fit <- back_logistic_fit_15
final_logistic_fit$coefficients

IHV_24_OR <- exp(final_logistic_fit$coefficients[2]*5) %>% print()
rest_OR <- exp(final_logistic_fit$coefficients[3:10]) %>% print()
exp(0.02094841)
## ---- chunk 69
exp(5*0.02054 )
## ---- chunk 70
desdata$Hos_LOS[desdata$period == "P1"] %>% na.omit() %>% length()
summary(desdata$Hos_LOS[desdata$period == "P1"])
desdata$Hos_LOS[desdata$period == "P1"] %>% na.omit() %>% sd()
desdata$Hos_LOS[desdata$period == "P2"] %>% na.omit() %>% length()
summary(desdata$Hos_LOS[desdata$period == "P2"])
desdata$Hos_LOS[desdata$period == "P2"] %>% na.omit() %>% sd()
desdata$Hos_LOS %>% na.omit() %>% length()
summary(desdata$Hos_LOS)
desdata$Hos_LOS %>% na.omit() %>% sd()
## ---- chunk 71
var.test(desdata$Hos_LOS[desdata$period == "P2"], desdata$Hos_LOS[desdata$period == "P1"])
t.test(x= desdata$Hos_LOS[desdata$period == "P1"], y = desdata$Hos_LOS[desdata$period == "P2"], paired = FALSE, var.equal = FALSE, conf.level = 0.95)
## ---- chunk 72
desdata$ICU_LOS[desdata$period == "P1"] %>% na.omit() %>% length()
summary(desdata$ICU_LOS[desdata$period == "P1"])
desdata$ICU_LOS[desdata$period == "P1"] %>% na.omit() %>% sd()
desdata$ICU_LOS[desdata$period == "P2"] %>% na.omit() %>% length()
summary(desdata$ICU_LOS[desdata$period == "P2"])
desdata$ICU_LOS[desdata$period == "P2"] %>% na.omit() %>% sd()
desdata$ICU_LOS %>% na.omit() %>% length()
summary(desdata$ICU_LOS)
desdata$ICU_LOS %>% na.omit() %>% sd()
## ---- chunk 73
var.test(desdata$ICU_LOS[desdata$period == "P2"], desdata$ICU_LOS[desdata$period == "P1"])
t.test(x= desdata$ICU_LOS[desdata$period == "P1"], y = desdata$ICU_LOS[desdata$period == "P2"], paired = FALSE, var.equal = FALSE, conf.level = 0.95)
## ---- chunk 74
logistic_fit_ICU_LOS <- glm(formula= period ~ ICU_LOS+Ethnicity +smoker+ PFT , family = binomial(link = "logit"), data = glmdata)
summary(logistic_fit_ICU_LOS)
## ---- chunk 75

#glmdata$Reintub[desdata$Reintub == "Unknown"] <- NA

length(glmdata$Reintub)
sum(is.na(glmdata$Reintub))
sum(is.na(glmdata$Reintub)) / length(glmdata$Reintub)
table(glmdata$Reintub)

#table(glmdata$Reintub) / length(glmdata$Reintub)
paste(round(100*(table(glmdata$Reintub) / 861), 2), "%", sep="")

length(glmdata$Reintub[glmdata$period == "P1"])
length(glmdata$Reintub[glmdata$period == "P2"])

sum(is.na(glmdata$Reintub[glmdata$period == "P1"]))
sum(is.na(glmdata$Reintub[glmdata$period == "P2"]))

table(glmdata$Reintub[glmdata$period == "P1"]) 
table(glmdata$Reintub[glmdata$period == "P2"]) 

#table(glmdata$Reintub[glmdata$period == "P1"]) / length(glmdata$Reintub[glmdata$period == "P1"])
paste(round(100*(table(glmdata$Reintub[glmdata$period == "P1"]) / length(glmdata$Reintub[glmdata$period == "P1"])), 2), "%", sep="")

#table(glmdata$Reintub[glmdata$period == "P2"]) / length(glmdata$Reintub[glmdata$period == "P2"])
paste(round(100*(table(glmdata$Reintub[glmdata$period == "P2"]) / length(glmdata$Reintub[glmdata$period == "P2"])), 2), "%", sep="")

chisq.test(glmdata$Reintub,glmdata$period, correct = FALSE)
## ---- chunk 76
#desdata$Post_pneu[desdata$Post_pneu == "Not documented"] <- NA
length(desdata$Post_pneu)
sum(is.na(desdata$Post_pneu))
sum(is.na(desdata$Post_pneu)) / length(desdata$Post_pneu)
table(desdata$Post_pneu)

#table(desdata$Post_pneu) / length(desdata$Post_pneu)
paste(round(100*(table(desdata$Post_pneu) / 861), 2), "%", sep="")

length(desdata$Post_pneu[desdata$period == "P1"])
length(desdata$Post_pneu[desdata$period == "P2"])

sum(is.na(desdata$Post_pneu[desdata$period == "P1"]))
sum(is.na(desdata$Post_pneu[desdata$period == "P2"]))

table(desdata$Post_pneu[desdata$period == "P1"]) 
table(desdata$Post_pneu[desdata$period == "P2"]) 

#table(desdata$Post_pneu[desdata$period == "P1"]) / length(desdata$Post_pneu[desdata$period == "P1"])
paste(round(100*(table(desdata$Post_pneu[desdata$period == "P1"]) / length(desdata$Post_pneu[desdata$period == "P1"])), 2), "%", sep="")

#table(desdata$Post_pneu[desdata$period == "P2"]) / length(desdata$Post_pneu[desdata$period == "P2"])
paste(round(100*(table(desdata$Post_pneu[desdata$period == "P2"]) / length(desdata$Post_pneu[desdata$period == "P2"])), 2), "%", sep="")


fisher.test(desdata$Post_pneu,desdata$period)
## ---- chunk 77

#glmdata$Re_ICU [desdata$Re_ICU  != "No" | desdata$Re_ICU !="Unknown"] <- "Yes"
#glmdata$Re_ICU [desdata$Re_ICU  == "No"] <- "No"
#glmdata$Re_ICU [desdata$Re_ICU  == "Unknown"] <- NA


length(glmdata$Re_ICU )
sum(is.na(glmdata$Re_ICU ))
sum(is.na(glmdata$Re_ICU )) / length(glmdata$Re_ICU )
table(glmdata$Re_ICU )

#table(glmdata$Re_ICU ) / length(glmdata$Re_ICU )
paste(round(100*(table(glmdata$Re_ICU ) / (length(na.omit(glmdata$Re_ICU )))), 2), "%", sep="")

length(na.omit(glmdata$Re_ICU [glmdata$period == "P1"]))
length(na.omit(glmdata$Re_ICU [glmdata$period == "P2"]))

sum(is.na(glmdata$Re_ICU [glmdata$period == "P1"]))
sum(is.na(glmdata$Re_ICU [glmdata$period == "P2"]))

table(glmdata$Re_ICU [glmdata$period == "P1"]) 
table(glmdata$Re_ICU [glmdata$period == "P2"]) 

#table(glmdata$Re_ICU [glmdata$period == "P1"]) / length(glmdata$Re_ICU [glmdata$period == "P1"])
paste(round(100*(table(glmdata$Re_ICU [glmdata$period == "P1"]) / length(na.omit(glmdata$Re_ICU [glmdata$period == "P1"]))), 2), "%", sep="")

#table(glmdata$Re_ICU [glmdata$period == "P2"]) / length(glmdata$Re_ICU [glmdata$period == "P2"])
paste(round(100*(table(glmdata$Re_ICU [glmdata$period == "P2"]) / length(na.omit(glmdata$Re_ICU [glmdata$period == "P2"]))), 2), "%", sep="")

chisq.test(glmdata$Re_ICU ,glmdata$period, correct = FALSE)
## ---- chunk 78


glmdata$Mor_disc [desdata$Mor_disc  == "Dead"] <- "Dead"
glmdata$Mor_disc [desdata$Mor_disc  != "Dead"] <- "Alive"


length(glmdata$Mor_disc )
sum(is.na(glmdata$Mor_disc ))
sum(is.na(glmdata$Mor_disc )) / length(glmdata$Mor_disc )
table(glmdata$Mor_disc )

#table(glmdata$Mor_disc ) / length(glmdata$Mor_disc )
paste(round(100*(table(glmdata$Mor_disc ) / (length(na.omit(glmdata$Mor_disc )))), 2), "%", sep="")

length(na.omit(glmdata$Mor_disc [glmdata$period == "P1"]))
length(na.omit(glmdata$Mor_disc [glmdata$period == "P2"]))

sum(is.na(glmdata$Mor_disc [glmdata$period == "P1"]))
sum(is.na(glmdata$Mor_disc [glmdata$period == "P2"]))

table(glmdata$Mor_disc [glmdata$period == "P1"]) 
table(glmdata$Mor_disc [glmdata$period == "P2"]) 

#table(glmdata$Mor_disc [glmdata$period == "P1"]) / length(glmdata$Mor_disc [glmdata$period == "P1"])
paste(round(100*(table(glmdata$Mor_disc [glmdata$period == "P1"]) / length(na.omit(glmdata$Mor_disc [glmdata$period == "P1"]))), 2), "%", sep="")

#table(glmdata$Mor_disc [glmdata$period == "P2"]) / length(glmdata$Mor_disc [glmdata$period == "P2"])
paste(round(100*(table(glmdata$Mor_disc [glmdata$period == "P2"]) / length(na.omit(glmdata$Mor_disc [glmdata$period == "P2"]))), 2), "%", sep="")

fisher.test(glmdata$Mor_disc ,glmdata$period)
